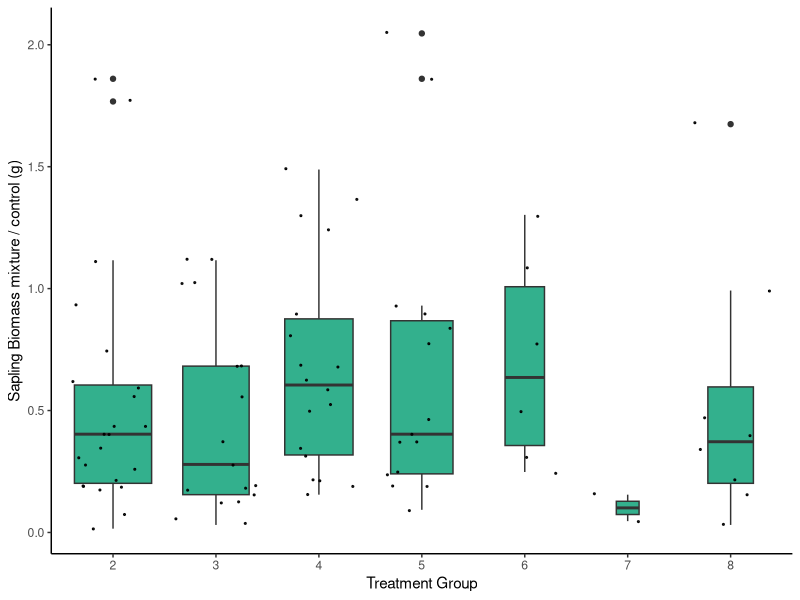
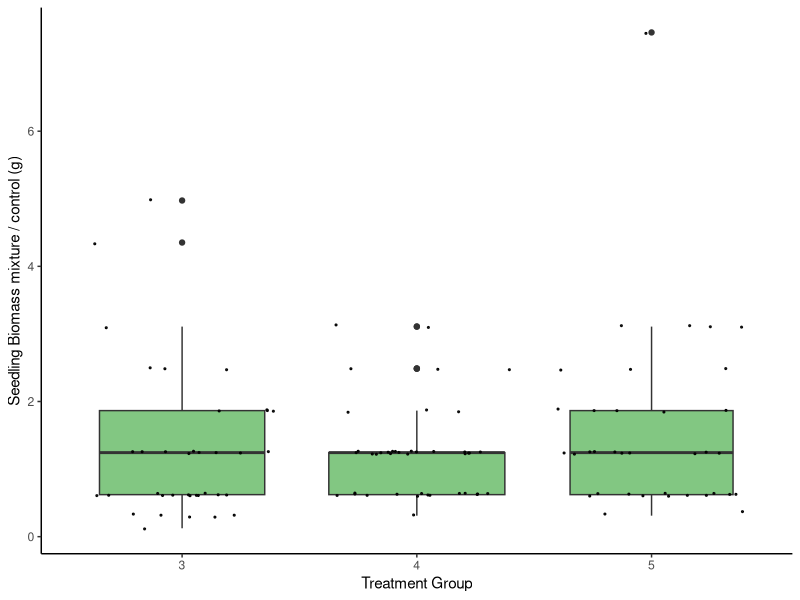
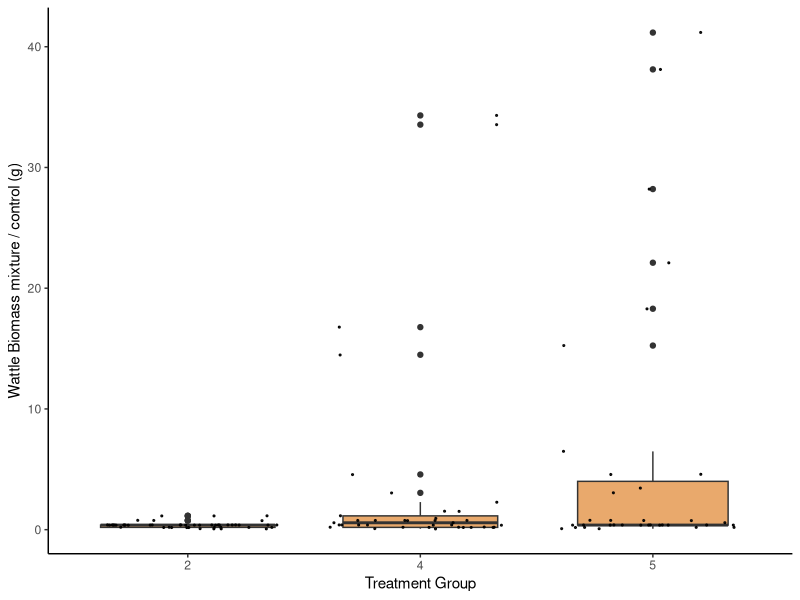
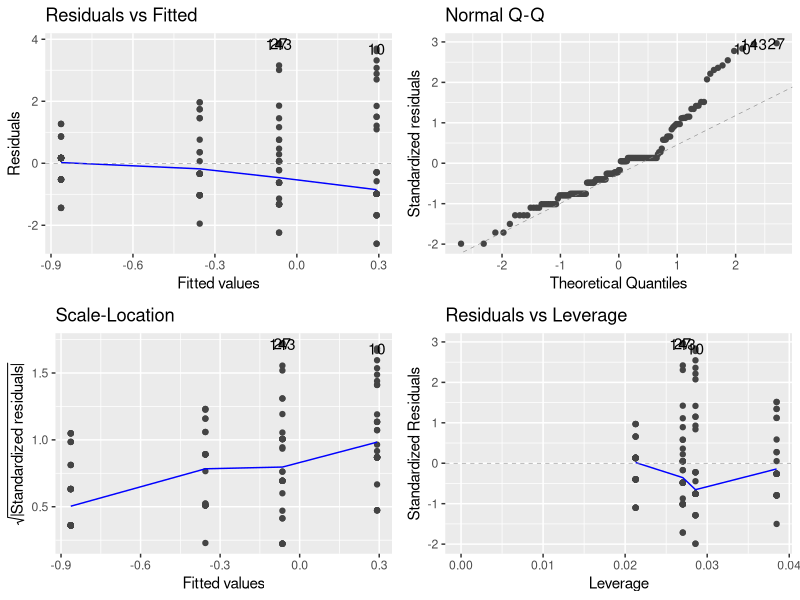
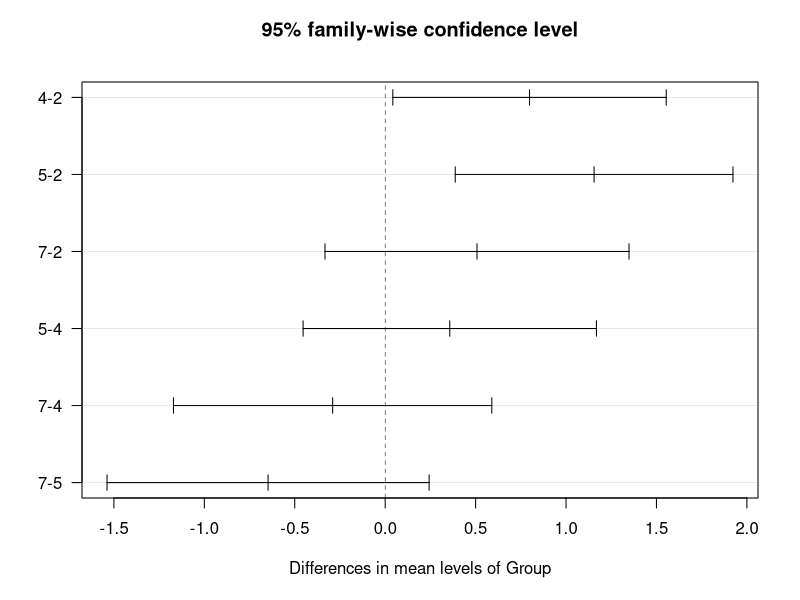
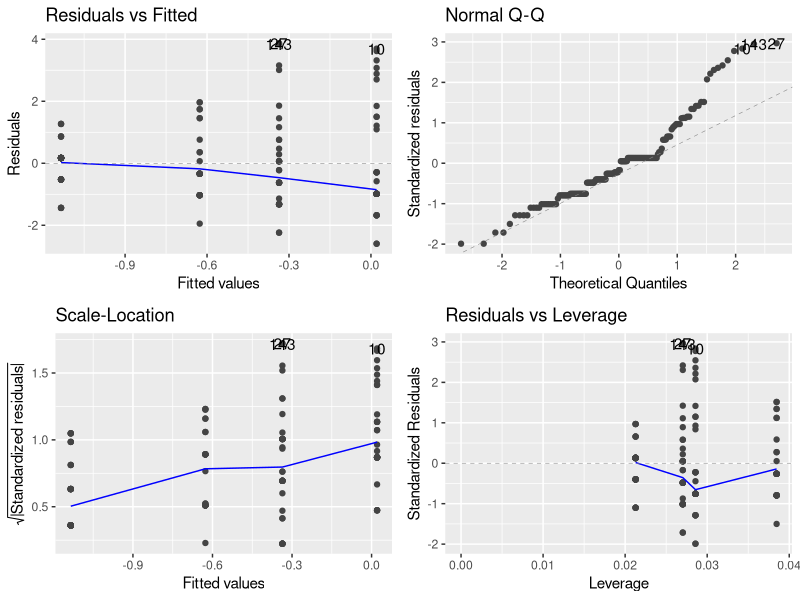
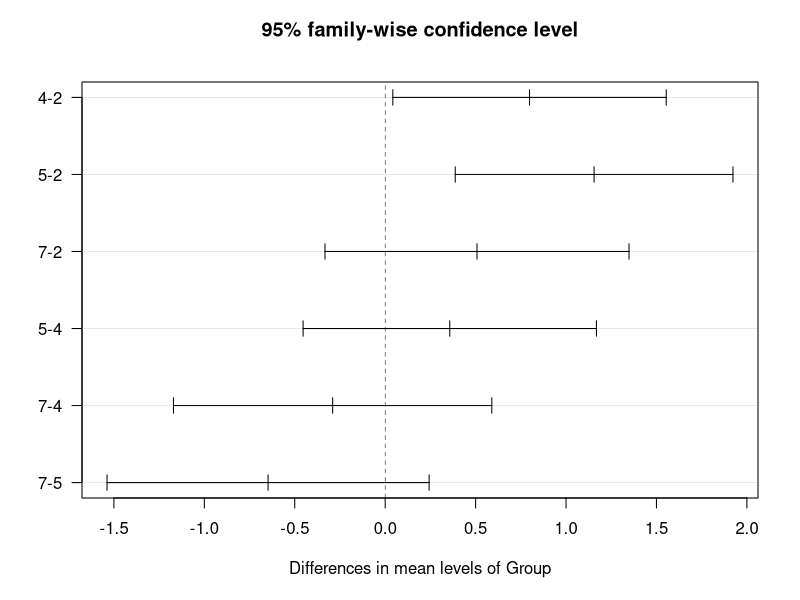
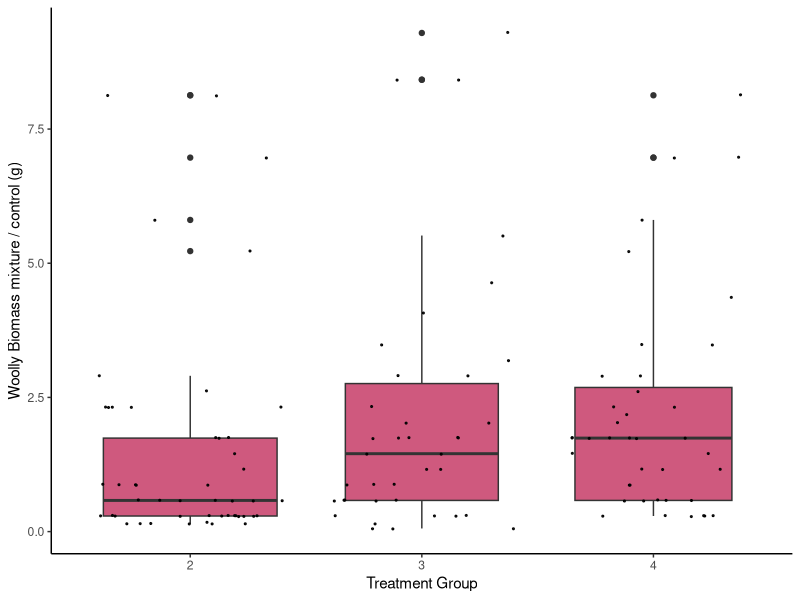

Here is the R script that generated these plots, in order:
#### Biomass for each plant by treatment group v2####


# Before anything else, verify that your environment is totally clear.
# This is important, because old objects can foul up the works
# Clean up the working environment
rm(list = ls())

# Verify working directory, should be ~/Documents/Analyses/lastname_first
getwd()

# Load tidyverse
library("tidyverse")
# Check for updates
tidyverse_update()

#### Cleaning up the data ####

library(readr)
Biomass <- read_csv("Shadehouse/Biomass Experiment 1 Clean.csv")

# Removing rows where the species is blank
Biomass<-Biomass[-592, ] 
Biomass<-Biomass[-591, ] 
Biomass<-Biomass[-590, ] 
Biomass<-Biomass[-961, ] 
Biomass<-Biomass[-960, ] 
Biomass<-Biomass[-959, ] 

# Removing rows where the mass is blank
Biomass <- Biomass[!is.na(Biomass$Mass_g), ]

# Remove seedling from tg2, there should be no seedlings in that tg
Biomass<-Biomass[-63, ]

# simplifying the experiment 1 treatment group name to Group and Mass_g to Mass
colnames(Biomass)[5:5] <- c("Group") ## Renaming the columns
colnames(Biomass)[10:10] <- c("Mass") ## Renaming the columns
Biomass$Group <- as.factor(Biomass$Group)

# Removing empty columns
Biomass <- Biomass[, -c(11, 12)]

# ggfortify is a package that works with ggplot2 to make nice plots
library("ggfortify")
# multcomp is used for contrasts and multiple comparisons
library("multcomp")
# nlme is used for random effects ANOVA
library("nlme")

#### Response Ratios ####
Sapling <- Biomass[Biomass$Plant == "ManukaSapling", ]

Sapling$Group <- as.factor(Sapling$Group)

# let's have a look at simply doing a response ratio (no log)

# Add a column that is the mass of each sample / mean control mass
group1_mean <- mean(Sapling$Mass[Sapling$Group == 1], na.rm = TRUE)

Sapling$ResponseRatio <- Sapling$Mass / group1_mean

# Let's have a look at that
library(dplyr)
library(ggplot2)

Sapling %>%
  filter(Group %in% 2:8) %>%
  ggplot(aes(x = Group, y = ResponseRatio)) +
  geom_boxplot(fill = "#33B08D", varwidth = TRUE) +
  geom_jitter(color = "black", size = 0.4, alpha = 0.9) +
  ylab("Sapling Biomass mixture / control (g)") +
  xlab("Treatment Group") +
  theme_classic()

# Check for homogeneous variance
summ_Sapling <- Sapling %>%
  group_by(Group) %>% 
  summarise(mean_Mass = mean(Mass),
            sd_Mass = sd(Mass),
            n_Mass = n())
ratio <-(max(summ_Sapling$sd_Mass))/(min(summ_Sapling$sd_Mass))
print(ratio)

# Check for homogeneous variance
summ_Sapling <- Sapling %>%
  group_by(Group) %>% 
  summarise(mean_ResponseRatio = mean(ResponseRatio),
            sd_ResponseRatio = sd(ResponseRatio),
            n_ResponseRatio = n())
ratio <-(max(summ_Sapling$sd_ResponseRatio))/(min(summ_Sapling$sd_ResponseRatio))
print(ratio)

# ratio > 3
# Use kruskal-wallis
kruskal.test(Mass ~ Group, data = Sapling)
kruskal.test(ResponseRatio ~ Group, data = Sapling)

# Seedlings
Seedling <- Biomass[Biomass$Plant == "ManukaSeedling", ]

Seedling<-Seedling[-81, ]

Seedling$Group <- as.factor(Seedling$Group)

# Add a column that is the mass of each sample / mean control mass
group1_mean <- mean(Seedling$Mass[Seedling$Group == 1], na.rm = TRUE)

Seedling$ResponseRatio <- Seedling$Mass / group1_mean

Seedling %>%
  filter(Group %in% 2:8) %>%
  ggplot(aes(x = Group, y = ResponseRatio)) +
  geom_boxplot(fill = "#82C782", varwidth = TRUE) +
  geom_jitter(color = "black", size = 0.4, alpha = 0.9) +
  ylab("Seedling Biomass mixture / control (g)") +
  xlab("Treatment Group") +
  theme_classic()

# Check for homogeneous variance
summ_Seedling <- Seedling %>%
  group_by(Group) %>% 
  summarise(mean_Mass = mean(Mass),
            sd_Mass = sd(Mass),
            n_Mass = n())
ratio <-(max(summ_Seedling$sd_Mass))/(min(summ_Seedling$sd_Mass))
print(ratio)

# Check for homogeneous variance
summ_Seedling <- Seedling %>%
  group_by(Group) %>% 
  summarise(mean_ResponseRatio = mean(ResponseRatio),
            sd_ResponseRatio = sd(ResponseRatio),
            n_ResponseRatio = n())
ratio <-(max(summ_Seedling$sd_ResponseRatio))/(min(summ_Seedling$sd_ResponseRatio))
print(ratio)

# ratio < 3
# For mass
# The sample sizes are not quite even and therefore we need to use Type 3 analysis
contrasts(Seedling$Group) <- contr.sum(8)

model <- lm(Mass ~ Group, data = Seedling)
# Run Type III ANOVA
library(car)
Anova(model, type = 3)

# Set up for ANOVA
model01 <- aov(Mass~Group, data = Seedling)
anova(model01)
summary(model01)

# Tukey-Kramer test (automatically applied for unequal sample sizes)
TukeyHSD(model01)

# For Response Ratio
# The sample sizes are not quite even and therefore we need to use Type 3 analysis
contrasts(Seedling$Group) <- contr.sum(8)

model <- lm(ResponseRatio ~ Group, data = Seedling)
# Run Type III ANOVA
library(car)
Anova(model, type = 3)

# Set up for ANOVA
model01 <- aov(ResponseRatio~Group, data = Seedling)
anova(model01)
summary(model01)
# Tukey-Kramer test (automatically applied for unequal sample sizes)
TukeyHSD(model01)

# Wattle
Wattle <- Biomass[Biomass$Plant == "Wattle", ]

Wattle$Group <- as.factor(Wattle$Group)

# Add a column that is the mass of each sample / mean control mass
group7_mean <- mean(Wattle$Mass[Wattle$Group == 7], na.rm = TRUE)

Wattle$ResponseRatio <- Wattle$Mass / group7_mean

Wattle %>%
  filter(Group %in% 2:6) %>%
  ggplot(aes(x = Group, y = ResponseRatio)) +
  geom_boxplot(fill = "#E9A96C", varwidth = TRUE) +
  geom_jitter(color = "black", size = 0.4, alpha = 0.9) +
  ylab("Wattle Biomass mixture / control (g)") +
  xlab("Treatment Group") +
  theme_classic()

# Check for homogeneous variance
summ_Wattle <- Wattle %>%
  group_by(Group) %>% 
  summarise(mean_Mass = mean(Mass),
            sd_Mass = sd(Mass),
            n_Mass = n())
ratio <-(max(summ_Wattle$sd_Mass))/(min(summ_Wattle$sd_Mass))
print(ratio)

# Check for homogeneous variance
summ_Wattle <- Wattle %>%
  group_by(Group) %>% 
  summarise(mean_ResponseRatio = mean(ResponseRatio),
            sd_ResponseRatio = sd(ResponseRatio),
            n_ResponseRatio = n())
ratio <-(max(summ_Wattle$sd_ResponseRatio))/(min(summ_Wattle$sd_ResponseRatio))
print(ratio)

# Not normal, need to try a transformation
Wattle <- Wattle %>%
  mutate(logMass = log(Mass))

# Not normal, need to try a transformation
Wattle <- Wattle %>%
  mutate(logResponseRatio = log(ResponseRatio))

# Check for Homogeneous variance
summ_Wattle <- Wattle %>%
  group_by(Group) %>% 
  summarise(mean_logMass = mean(logMass),
            sd_logMass = sd(logMass),
            n_logMass = n())
ratio <-(max(summ_Wattle$sd_logMass))/(min(summ_Wattle$sd_logMass))
print(ratio)

# Check for Homogeneous variance
summ_Wattle <- Wattle %>%
  group_by(Group) %>% 
  summarise(mean_logResponseRatio = mean(logResponseRatio),
            sd_logResponseRatio = sd(logResponseRatio),
            n_logResponseRatio = n())
ratio <-(max(summ_Wattle$sd_logResponseRatio))/(min(summ_Wattle$sd_logResponseRatio))
print(ratio)

# Set up for ANOVA
model01 <- aov(logMass~Group, data = Wattle)
autoplot(model01)
anova(model01)
summary(model01)

# Perform Tukey test
tukey <- TukeyHSD(model01)
summary(tukey)
print(tukey)
plot(tukey, las = 1)

# Set up for ANOVA
model01 <- aov(logResponseRatio~Group, data = Wattle)
autoplot(model01)
anova(model01)
summary(model01)

# Perform Tukey test
tukey <- TukeyHSD(model01)
summary(tukey)
print(tukey)
plot(tukey, las = 1)

# Woolly
Woolly <- Biomass[Biomass$Plant == "Nightshade", ]

Woolly$Group <- as.factor(Woolly$Group)

# Add a column that is the mass of each sample / mean control mass
group6_mean <- mean(Woolly$Mass[Woolly$Group == 6], na.rm = TRUE)

Woolly$ResponseRatio <- Woolly$Mass / group6_mean

Woolly %>%
  filter(Group %in% 2:5) %>%
  ggplot(aes(x = Group, y = ResponseRatio)) +
  geom_boxplot(fill = "#CF597E", varwidth = TRUE) +
  geom_jitter(color = "black", size = 0.4, alpha = 0.9) +
  ylab("Woolly Biomass mixture / control (g)") +
  xlab("Treatment Group") +
  theme_classic()

# Check for homogeneous variance
summ_Woolly <- Woolly %>%
  group_by(Group) %>% 
  summarise(mean_Mass = mean(Mass),
            sd_Mass = sd(Mass),
            n_Mass = n())
ratio <-(max(summ_Woolly$sd_Mass))/(min(summ_Woolly$sd_Mass))
print(ratio)

# Check for homogeneous variance
summ_Woolly <- Woolly %>%
  group_by(Group) %>% 
  summarise(mean_ResponseRatio = mean(ResponseRatio),
            sd_ResponseRatio = sd(ResponseRatio),
            n_ResponseRatio = n()) 
ratio <-(max(summ_Woolly$sd_ResponseRatio))/(min(summ_Woolly$sd_ResponseRatio))
print(ratio)

# ratio < 3
# For mass
# The sample sizes are not quite even and therefore we need to use Type 3 analysis
contrasts(Woolly$Group) <- contr.sum(8)

model <- lm(Mass ~ Group, data = Woolly)
# Run Type III ANOVA
library(car)
Anova(model, type = 3)

# Set up for ANOVA
model01 <- aov(ResponseRatio~Group, data = Woolly)

autoplot(model01)

anova(model01)

summary(model01)
# Tukey-Kramer test (automatically applied for unequal sample sizes)
TukeyHSD(model01)

# For Response Ratio
# The sample sizes are not quite even and therefore we need to use Type 3 analysis
contrasts(Woolly$Group) <- contr.sum(8)

model <- lm(ResponseRatio ~ Group, data = Woolly)
# Run Type III ANOVA
library(car)
Anova(model, type = 3)

# Set up for ANOVA
model01 <- aov(Mass~Group, data = Woolly)
anova(model01)
summary(model01)

# Tukey-Kramer test (automatically applied for unequal sample sizes)
TukeyHSD(model01)

# privet
Privet <- Biomass[Biomass$Plant == "Privet", ]

Privet$Group <- as.factor(Privet$Group)

# Add a column that is the mass of each sample / mean control mass
group8_mean <- mean(Privet$Mass[Privet$Group == 8], na.rm = TRUE)

Privet$ResponseRatio <- Privet$Mass / group8_mean

Privet %>%
#  filter(Group %in% 2:5) %>%
  ggplot(aes(x = Group, y = ResponseRatio)) +
  geom_boxplot(fill = "#E57F6C", varwidth = TRUE) +
  geom_jitter(color = "black", size = 0.4, alpha = 0.9) +
  ylab("Privet Biomass mixture / control (g)") +
  xlab("Treatment Group") +
  theme_classic()

# Check for homogeneous variance
summ_Privet <- Privet %>%
  group_by(Group) %>% 
  summarise(mean_Mass = mean(Mass),
            sd_Mass = sd(Mass),
            n_Mass = n())
ratio <-(max(summ_Privet$sd_Mass))/(min(summ_Privet$sd_Mass))
print(ratio)

# Check for homogeneous variance
summ_Privet <- Privet %>%
  group_by(Group) %>% 
  summarise(mean_ResponseRatio = mean(ResponseRatio),
            sd_ResponseRatio = sd(ResponseRatio),
            n_ResponseRatio = n())
ratio <-(max(summ_Privet$sd_ResponseRatio))/(min(summ_Privet$sd_ResponseRatio))
print(ratio)

# ratio < 3
# For mass
# The sample sizes are not quite even and therefore we need to use Type 3 analysis
contrasts(Privet$Group) <- contr.sum(8)

model <- lm(Mass ~ Group, data = Privet)
# Run Type III ANOVA
library(car)
Anova(model, type = 3)

# Set up for ANOVA
model01 <- aov(Mass~Group, data = Privet)
anova(model01)
summary(model01)

# Tukey-Kramer test (automatically applied for unequal sample sizes)
TukeyHSD(model01)

# For Response Ratio
# The sample sizes are not quite even and therefore we need to use Type 3 analysis
contrasts(Privet$Group) <- contr.sum(8)

model <- lm(ResponseRatio ~ Group, data = Privet)
# Run Type III ANOVA
library(car)
Anova(model, type = 3)

# Set up for ANOVA
model01 <- aov(ResponseRatio~Group, data = Privet)
anova(model01)
summary(model01)
# Tukey-Kramer test (automatically applied for unequal sample sizes)
TukeyHSD(model01)


#### Log Response ratios ####
library(metafor)
# Function to compute lnRR using metafor for a given plant and control group
compute_lnRR <- function(Biomass, plant_name = "ManukaSapling", control_group = 1) {
  # Filter for specified plant
  df_filtered <- Biomass %>% filter(Plant == plant_name)
  
  # Split into treatment and control
  control <- df_filtered %>% filter(Group == control_group)
  treatments <- df_filtered %>% filter(Group != control_group)
  
  # Summarise group stats
  group_stats <- treatments %>%
    group_by(Group) %>%
    summarise(
      m1i = mean(Mass),
      sd1i = sd(Mass),
      n1i = n(),
      .groups = "drop"
    ) %>%
    mutate(
      m2i = mean(control$Mass),
      sd2i = sd(control$Mass),
      n2i = nrow(control)
    )
  
  # Compute lnRR and sampling variance
  escalc_results <- escalc(
    measure = "ROM",
    m1i = group_stats$m1i,
    sd1i = group_stats$sd1i,
    n1i = group_stats$n1i,
    m2i = group_stats$m2i,
    sd2i = group_stats$sd2i,
    n2i = group_stats$n2i
  )
  
  # Combine with group info
  results <- bind_cols(group_stats["Group"], escalc_results)
  return(results)
}

# Run the function
lnrr_output <- compute_lnRR(Biomass, plant_name = "ManukaSapling", control_group = 1)
print(lnrr_output)

# Plot lnRR with 95% CI
ggplot(lnrr_output, aes(x = factor(Group), y = yi)) +
  geom_point(shape = 16, size = 3) +
  geom_errorbar(aes(ymin = yi - 1.96 * sqrt(vi), ymax = yi + 1.96 * sqrt(vi)), width = 0.2) +
  labs(
    x = "Treatment Group",
    y = "lnRR_mixed/monoculture L. scoparium biomass (g)"
  ) +
  theme_classic() +
  theme(
    text = element_text(size = 12),
    axis.title = element_text(face = "bold")
  )

# Seedling
#Function to compute lnRR using metafor for a given plant and control group
compute_lnRR <- function(Biomass, plant_name = "ManukaSeedling", control_group = 1) {
  # Filter for specified plant
  df_filtered <- Biomass %>% filter(Plant == plant_name)
  
  # Split into treatment and control
  control <- df_filtered %>% filter(Group == control_group)
  treatments <- df_filtered %>% filter(Group != control_group)
  
  # Summarise group stats
  group_stats <- treatments %>%
    group_by(Group) %>%
    summarise(
      m1i = mean(Mass),
      sd1i = sd(Mass),
      n1i = n(),
      .groups = "drop"
    ) %>%
    mutate(
      m2i = mean(control$Mass),
      sd2i = sd(control$Mass),
      n2i = nrow(control)
    )
  
  # Compute lnRR and sampling variance
  escalc_results <- escalc(
    measure = "ROM",
    m1i = group_stats$m1i,
    sd1i = group_stats$sd1i,
    n1i = group_stats$n1i,
    m2i = group_stats$m2i,
    sd2i = group_stats$sd2i,
    n2i = group_stats$n2i
  )
  
  # Combine with group info
  results <- bind_cols(group_stats["Group"], escalc_results)
  return(results)
}

# Run the function
lnrr_output <- compute_lnRR(Biomass, plant_name = "ManukaSeedling", control_group = 1)
print(lnrr_output)

# Plot lnRR with 95% CI
ggplot(lnrr_output, aes(x = factor(Group), y = yi)) +
  geom_point(shape = 16, size = 3) +
  geom_errorbar(aes(ymin = yi - 1.96 * sqrt(vi), ymax = yi + 1.96 * sqrt(vi)), width = 0.2) +
  labs(
    x = "Treatment Group",
    y = "lnRR_mixed/monoculture L. scoparium seedling biomass (g)"
  ) +
  theme_bw() +
  theme(
    text = element_text(size = 12),
    axis.title = element_text(face = "bold")
  )

# Wattle
#Function to compute lnRR using metafor for a given plant and control group
compute_lnRR <- function(Biomass, plant_name = "Wattle", control_group = 7) {
  # Filter for specified plant
  df_filtered <- Biomass %>% filter(Plant == plant_name)
  
  # Split into treatment and control
  control <- df_filtered %>% filter(Group == control_group)
  treatments <- df_filtered %>% filter(Group != control_group)
  
  # Summarise group stats
  group_stats <- treatments %>%
    group_by(Group) %>%
    summarise(
      m1i = mean(Mass),
      sd1i = sd(Mass),
      n1i = n(),
      .groups = "drop"
    ) %>%
    mutate(
      m2i = mean(control$Mass),
      sd2i = sd(control$Mass),
      n2i = nrow(control)
    )
  
  # Compute lnRR and sampling variance
  escalc_results <- escalc(
    measure = "ROM",
    m1i = group_stats$m1i,
    sd1i = group_stats$sd1i,
    n1i = group_stats$n1i,
    m2i = group_stats$m2i,
    sd2i = group_stats$sd2i,
    n2i = group_stats$n2i
  )
  
  # Combine with group info
  results <- bind_cols(group_stats["Group"], escalc_results)
  return(results)
}

# Run the function
lnrr_output <- compute_lnRR(Biomass, plant_name = "Wattle", control_group = 7)
print(lnrr_output)

# Plot lnRR with 95% CI
ggplot(lnrr_output, aes(x = factor(Group), y = yi)) +
  geom_point(shape = 16, size = 3) +
  geom_errorbar(aes(ymin = yi - 1.96 * sqrt(vi), ymax = yi + 1.96 * sqrt(vi)), width = 0.2) +
  labs(
    x = "Treatment Group",
    y = "lnRR_mixed/monoculture P. lophantha seedling biomass (g)"
  ) +
  theme_bw() +
  theme(
    text = element_text(size = 12),
    axis.title = element_text(face = "bold")
  )

# Woolly
#Function to compute lnRR using metafor for a given plant and control group
compute_lnRR <- function(Biomass, plant_name = "Nightshade", control_group = 6) {
  # Filter for specified plant
  df_filtered <- Biomass %>% filter(Plant == plant_name)
  
  # Split into treatment and control
  control <- df_filtered %>% filter(Group == control_group)
  treatments <- df_filtered %>% filter(Group != control_group)
  
  # Summarise group stats
  group_stats <- treatments %>%
    group_by(Group) %>%
    summarise(
      m1i = mean(Mass),
      sd1i = sd(Mass),
      n1i = n(),
      .groups = "drop"
    ) %>%
    mutate(
      m2i = mean(control$Mass),
      sd2i = sd(control$Mass),
      n2i = nrow(control)
    )
  
  # Compute lnRR and sampling variance
  escalc_results <- escalc(
    measure = "ROM",
    m1i = group_stats$m1i,
    sd1i = group_stats$sd1i,
    n1i = group_stats$n1i,
    m2i = group_stats$m2i,
    sd2i = group_stats$sd2i,
    n2i = group_stats$n2i
  )
  
  # Combine with group info
  results <- bind_cols(group_stats["Group"], escalc_results)
  return(results)
}

# Run the function
lnrr_output <- compute_lnRR(Biomass, plant_name = "Nightshade", control_group = 6)
print(lnrr_output)

# Plot lnRR with 95% CI
ggplot(lnrr_output, aes(x = factor(Group), y = yi)) +
  geom_point(shape = 16, size = 3) +
  geom_errorbar(aes(ymin = yi - 1.96 * sqrt(vi), ymax = yi + 1.96 * sqrt(vi)), width = 0.2) +
  labs(
    x = "Treatment Group",
    y = "lnRR_mixed/monoculture S. mauritianum seedling biomass (g)"
  ) +
  theme_bw() +
  theme(
    text = element_text(size = 12),
    axis.title = element_text(face = "bold")
  )

# Privet
#Function to compute lnRR using metafor for a given plant and control group
compute_lnRR <- function(Biomass, plant_name = "Privet", control_group = 8) {
  # Filter for specified plant
  df_filtered <- Biomass %>% filter(Plant == plant_name)
  
  # Split into treatment and control
  control <- df_filtered %>% filter(Group == control_group)
  treatments <- df_filtered %>% filter(Group != control_group)
  
  # Summarise group stats
  group_stats <- treatments %>%
    group_by(Group) %>%
    summarise(
      m1i = mean(Mass),
      sd1i = sd(Mass),
      n1i = n(),
      .groups = "drop"
    ) %>%
    mutate(
      m2i = mean(control$Mass),
      sd2i = sd(control$Mass),
      n2i = nrow(control)
    )
  
  # Compute lnRR and sampling variance
  escalc_results <- escalc(
    measure = "ROM",
    m1i = group_stats$m1i,
    sd1i = group_stats$sd1i,
    n1i = group_stats$n1i,
    m2i = group_stats$m2i,
    sd2i = group_stats$sd2i,
    n2i = group_stats$n2i
  )
  
  # Combine with group info
  results <- bind_cols(group_stats["Group"], escalc_results)
  return(results)
}

# Run the function
lnrr_output <- compute_lnRR(Biomass, plant_name = "Privet", control_group = 8)
print(lnrr_output)

# Plot lnRR with 95% CI
ggplot(lnrr_output, aes(x = factor(Group), y = yi)) +
  geom_point(shape = 16, size = 3) +
  geom_errorbar(aes(ymin = yi - 1.96 * sqrt(vi), ymax = yi + 1.96 * sqrt(vi)), width = 0.2) +
  labs(
    x = "Treatment Group",
    y = "lnRR_mixed/monoculture L. lucidum seedling biomass (g)"
  ) +
  theme_bw() +
  theme(
    text = element_text(size = 12),
    axis.title = element_text(face = "bold")
  )
